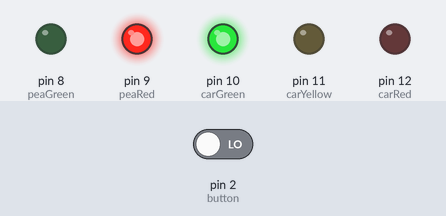
The sketch below on a simulated Arduino Uno, built with avr-gcc and run on an emulated ATmega328P. Parts: output pins drawn as LEDs (lit = HIGH). The inputs (shaded band) are chosen by the test bench; at power-on: pin 2 (button) LOW.

Above: at 4.2 s.
4.3 s: pin 2 (button) driven LOW
5.8 s: pin 2 (button) driven HIGH
At 6.7 s:
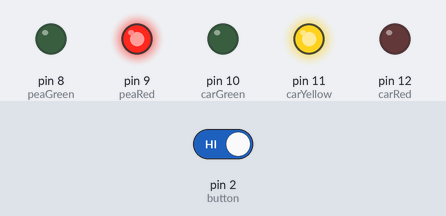
At 10.1 s:
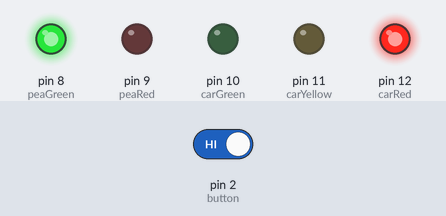
Timing chart, 0 to 16.3 s (numbered marks = the images above; inputs shaded):
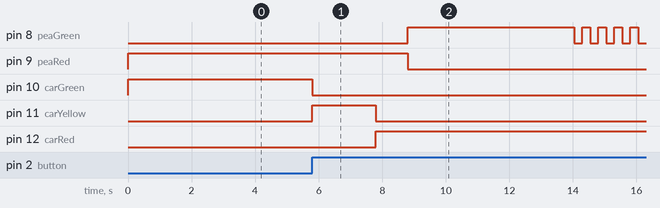

Measured:
- after the input at 4.3 s, every drawn part: stays the same
- after the input at 5.8 s, pin 8 (peaGreen): LOW → HIGH after 3.0 s, then repeats every 0.50 s: LOW 0.25 s, HIGH 0.25 s; pin 9 (peaRed): HIGH → LOW after 3.0 s; pin 10 (carGreen): HIGH → LOW at once; pin 11 (carYellow): LOW → HIGH at once, → LOW 2.0 s later; pin 12 (carRed): LOW → HIGH after 2.0 s

The sketch:

Tutorial_4.ino
```cpp
// (licence header left out)
// Semáforo para coches y peatones (entradas digitales) ARDUINO

int carRed = 12 ;
int carYellow = 11;
int carGreen = 10;
int peaRed = 9;
int peaGreen = 8;

int button = 2;

int TiempoCruce = 5000;
unsigned long TiempoCambio = 0;

void setup(){

  pinMode(carRed, OUTPUT);
  pinMode(carYellow, OUTPUT);
  pinMode(carGreen, OUTPUT);
  pinMode(peaRed, OUTPUT);
  pinMode(peaGreen, OUTPUT);

  pinMode(button, INPUT);

  digitalWrite(carGreen, HIGH);
  digitalWrite(peaRed, HIGH);
}

void loop() {

  int estado = digitalRead(button);

  if (estado == HIGH && (millis() - TiempoCambio) > 5000 ){
   cambioLuz();
  }
}

void cambioLuz() {

  digitalWrite(carGreen,LOW);
  digitalWrite(carYellow, HIGH);
  delay(2000);

  digitalWrite(carYellow, LOW);
  digitalWrite(carRed, HIGH);
  delay(1000);

  digitalWrite(peaRed, LOW);
  digitalWrite(peaGreen, HIGH);
  delay(TiempoCruce);

  for (int x=0; x<10; x++) {
  digitalWrite(peaGreen, HIGH);
  delay(250);
  digitalWrite(peaGreen, LOW);
  delay(250);

  }

  digitalWrite(peaRed, HIGH);
  delay(500);

  digitalWrite(carYellow, HIGH);
  digitalWrite(carRed, LOW);
  delay(1000);

  digitalWrite(carGreen, HIGH);
  digitalWrite(carYellow, LOW);

  TiempoCambio = millis();

}
```
